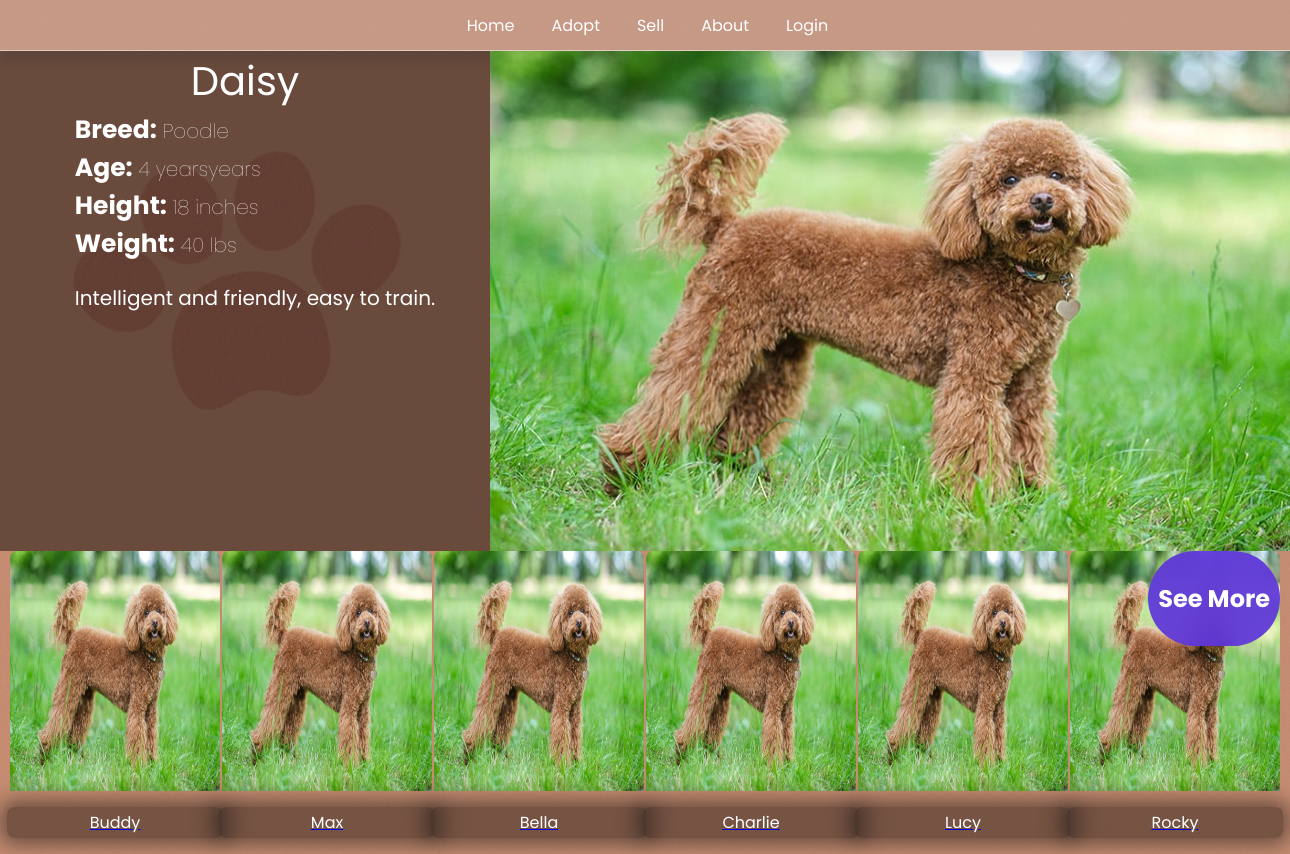
Screenshot of /adopt/7 with the database file from the repository.
### tables this page shows
CREATE TABLE dog (
    id INTEGER PRIMARY KEY AUTOINCREMENT,
    name TEXT NOT NULL,
    breed TEXT NOT NULL,
    age TEXT NOT NULL,
    height TEXT NOT NULL,
    weight TEXT NOT NULL,
    image TEXT NOT NULL,
    description TEXT NOT NULL
);

### pet.py (the view)
@app.route("/adopt/<_id>")
def adopt(_id:str):
    all_dogs = get_dogs()
    limited_dogs:list[dict[str,str]] =[]
    main_dog = {}
    for dog in all_dogs:
        if str(dog["_id"])!=_id and len(limited_dogs)<6:
            limited_dogs.append(dog)
        elif str(dog["_id"]) ==_id:
            main_dog = dog
    if not main_dog:
        main_dog = limited_dogs[0]
    return render_template("adopt.html",context={"dog":main_dog,"dogs":limited_dogs })

### pet.py (called while the page is built)
def get_dogs(count:int=-1):
    with sql.connect(DATABASE) as con:
        cur = con.cursor()
        _ = cur.execute("SELECT * FROM dog")
        dogs = cur.fetchall()
        dogs_dic = [
            {
                "_id":_id,
                "name": name,
                "breed": breed,
                "age": age,
                "height": height,
                "weight": weight,
                'image': image,
                "desc": description,
            }
            for (
                _id,
                name,
                breed,
                age,
                height,
                weight,
                image,
                description,
            ) in dogs[:count]
        ]
        return dogs_dic

### templates/adopt.html (shortened to what this page needs)
<!DOCTYPE html>
<html lang="en">
{% extends "base.html" %}
    {%block head%}
    <link rel="stylesheet" href="/static/css/navbar.css" type="text/css">
    {%endblock%}
    {%block body%}
    <div class="container">
        <div class="dogMain">
            <div class="dog_detail">
                <div class="dog_title">
                   <span>{{context.dog.name}}</span>
                </div>
                <div class="dog_inner_detail">
                    <div class="inner_detail">Breed:<span> {{context.dog.breed}}</span> </div>
                    <div class="inner_detail">Age:<span> {{context.dog.age}}years</span></div>
                    <div class="inner_detail">Height:<span> {{context.dog.height}}</span></div>
                    <div class="inner_detail">Weight:<span> {{context.dog.weight}}</span></div>
                    <p>{{context.dog.desc}}</p>
                </div>
            </div>
            <div class="dog_image">
                <img src="/{{context.dog.image}}" alt="">
            </div>
        </div>
        <div class="alldogs">
            <section id="feature" class="section-p1">
                {% if context %}
            {% for dog in context.dogs %}
            <a href="/adopt/{{dog._id}}">
                <div class="dog-item">
                <img src="/{{dog.image}}" alt="Dog 1">
                <p>
                {{dog.name}}
                </p>
            </div>
        </a>
        {%endfor %}
        {%endif%}
            </section>
            <div class="seemore">
                <h2>See More</h2>
            </div>
        </div>
        {%endblock%}

### static/css/navbar.css (style rules this page uses)
body { font-family: Poppins; background-image: url("/static/img/logo.gif"); background-size: 100%; background-color: white; margin: 0px; padding: none; color: white; }

### templates/adopt.html (style rules this page uses)
.container { display: flex; flex-direction: column; }
.dogMain { display: flex; justify-content: space-between; }
.alldogs { display: flex; }
.inner_detail { font-size: 25px; font-weight: bold; }
.inner_detail span { font-size: 20px; font-weight: 100; }
.dog_inner_detail { padding-left: 20px; }
.dog_detail { display: flex; flex:1; flex-direction: column; align-items: center; background-color: #0007; }
.dog_title { font-size: 40px; }
.dog_inner_detail p { font-size: 20px; justify-content: center; }
.dog_image { width: 800px; height: 500px; }
.dog_image img { height: 500px; width: 800px; }
.dog-item { display: grid; grid-template-areas: "a" "a" "a" "b"; max-width: 300px; justify-items: center; max-height: 100%; }
.dog-item img { grid-area: a; width: 210px; height: 240px; border-radius: 7px 7px 0px 0px; }
.dog-item p { grid-area: b; background-color: #0006; backdrop-filter: blur(8px); width: 100%; padding: 3px; box-shadow: 0px 0px 20px 6px #10101085; border-radius: 7px; text-align: center; color:white; }
.section-p1 { display: flex; flex-direction: row; flex-wrap: nowrap; align-content: center; justify-content: space-between; align-items: center; max-height: 100%; max-width: 100%; grid-area: a; padding: 0px 10px; }
.alldogs { display: grid; grid-template-areas: "a"; }
.seemore { grid-area: a; position: fixed; right: 10px; border-radius: 50px; padding: 10px; background: rgb(94 54 219 / 92%); backdrop-filter: blur(10px); }
body { overflow-x: hidden; }

### rows the page displays
dog: dog.name "Daisy", dog.breed "Poodle", dog.age "4 years", dog.height "18 inches", dog.weight "40 lbs", dog.desc "Intelligent and friendly, easy to train.", dog.image (picture)
dog: image (picture), name "Buddy"
dog: image (picture), name "Max"
dog: image (picture), name "Bella"
dog: image (picture), name "Charlie"
dog: image (picture), name "Lucy"
dog: image (picture), name "Rocky"
